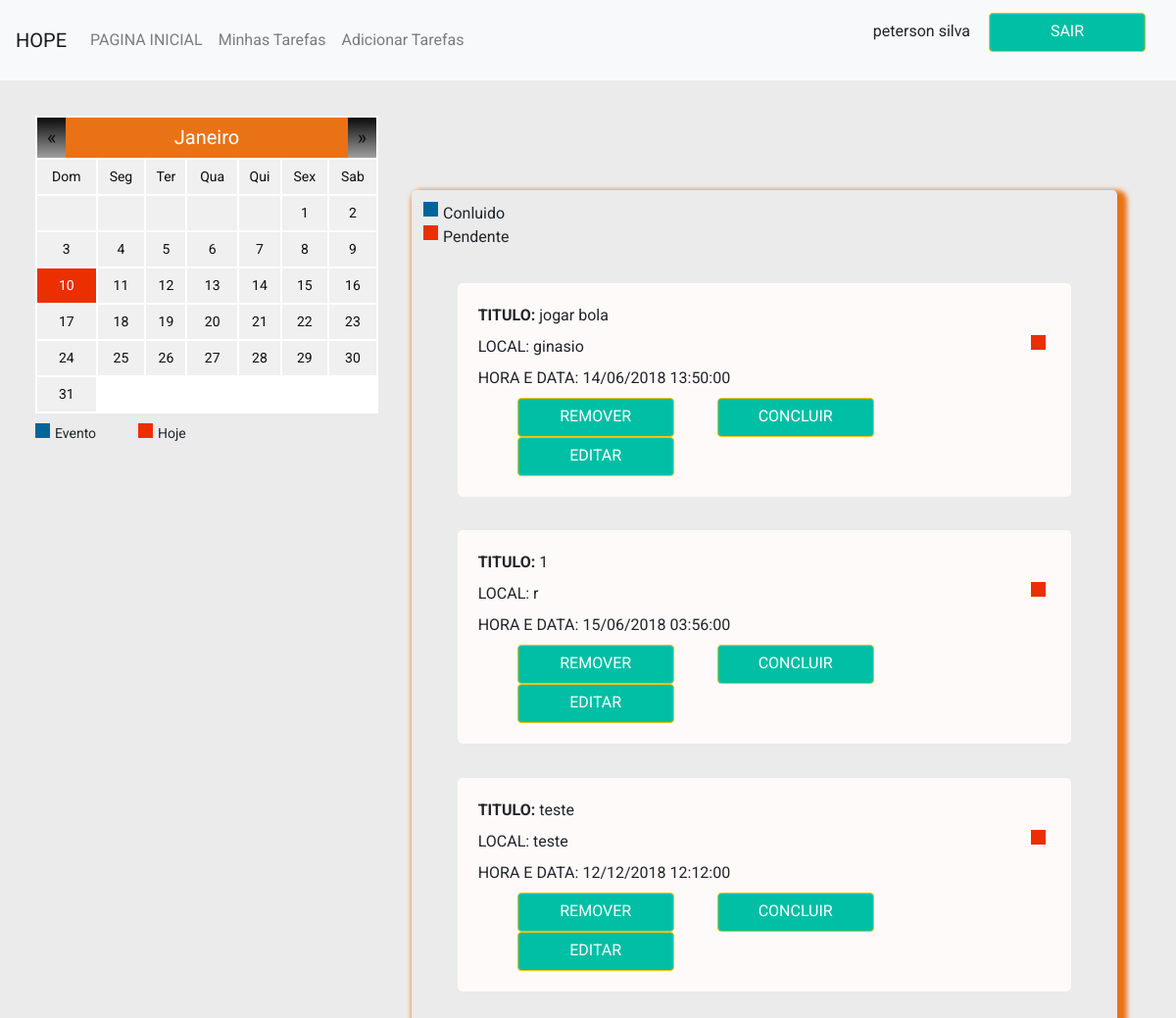
/painel.php (signed in), run on the app's committed database.
### tables this page shows
CREATE TABLE `eventos` (
  `id` int(11) NOT NULL,
  `titulo` varchar(200) NOT NULL,
  `local` varchar(200) NOT NULL,
  `data` date NOT NULL,
  `horario` time NOT NULL,
  `email` varchar(50) NOT NULL,
  `status` varchar(50) NOT NULL
);

### VerificarLogin.php (called while the page is built, shortened)
<?php
	$nome = $_SESSION['nome'];
?>

### tarefas.php (the view, shortened to what this page needs)
<?php
	include_once 'conexao-calendario.php';
	include_once 'VerificarLogin.php';
	$usuario = $_SESSION['email'];
	$sql = "SELECT id, titulo, local, data, horario, status FROM eventos WHERE email = '$usuario' ORDER BY data, horario asc";
	$result = $pdo->query($sql);
	$dados = $result->fetchAll( PDO::FETCH_ASSOC );
	if (count($dados)>0) {
	foreach ($dados as $dado) {
		$title = $dado['titulo'];
		$loc = $dado['local'];
		$date = $dado['data'];
		$hora = $dado['horario'];
		$situacao = $dado['status'];
	?>
		<div class="tarefa">
			<strong><label>TITULO:&nbsp</strong><?php echo $title; ?></label><br />
			<?php
				if ($situacao == 'concluido') {
					echo '<div class="concluido"><span class="blue"></span></div>';
				}else{
					echo '<div class="pendente"><span class="red"></span></div>';
				}
			?>
			<label>LOCAL:&nbsp<?php echo $loc; ?></label><br>
			<label>HORA E DATA:&nbsp<?php echo date("d/m/Y", strtotime($date))."     "; ?><?php echo $hora; ?></label>
			<div>
				<a class="btn btn-warning" href="remover.php?id=<?php echo $dado['id'];?>">REMOVER</a>
				<a class="btn btn-warning" href="concluir.php?id=<?php echo $dado['id']; ?>">CONCLUIR</a>
				<a class="btn btn-warning" href="editar.php?id=<?php echo $dado['id'];?>">EDITAR</a>
			</div>
		</div>
	<?php
	}
	}else{
		echo "NÃO EXISTEM TAREFAS CADASTRADAS";
	}
?>

### painel.php (shortened to what this page needs)
<?php
	include_once('VerificarLogin.php');
	$sobrenome = $_SESSION['sobrenome'];
?>
<!DOCTYPE html>
<html>
	<head>
		<link rel="stylesheet" type="text/css" href="css/estilo.css">
		<link rel="stylesheet" type="text/css" href="css/style.css">
	    <link rel="stylesheet" href="https://stackpath.bootstrapcdn.com/bootstrap/4.1.1/css/bootstrap.min.css">
		<link rel="stylesheet" type="text/css" href="css/animate.css">
	</head>
	<body>
		<nav class="navbar navbar-expand-lg navbar-light bg-light">
		  <a class="navbar-brand" href="index.php">HOPE</a>
		  <div class="collapse navbar-collapse" id="navbarSupportedContent">
			    <ul class="navbar-nav mr-auto">
			        <li class="nav-item">
        				<a class="nav-link" href="index.php">PAGINA INICIAL</a>
      				</li>
			    	<li class="nav-item">
        				<a class="nav-link" href="painel.php">Minhas Tarefas</a>
      				</li>
			     	<li class="nav-item">
        				<a class="nav-link" href="adicionar.php">Adicionar Tarefas</a>
      				</li>
			    </ul>
			    <div id="usuarioLogado">
					<p><?php echo $nome."  "; echo $sobrenome; ?>
					<a href="sair.php" class="btn btn-warning" id="btnlogout"> SAIR</a></p>
				</div>
		  </div>
		</nav>
		<?php
			include_once 'inicial.php';
		?>
		<div id="blocoTarefas">
			     <div class="legends">
         			<span class="legenda"><span class="blue"></span> Conluido</span>
     			</div>
     			<div class="legends">
     				<span class="legenda"><span class="red"></span> Pendente</span>
     			</div>
			<?php
				include_once 'tarefas.php';
			?>
		</div>
	</body>
</html>

### inicial.php (shortened to what this page needs)
<?php
    include 'calendario.php';
    $info = array(
        'tabela' => 'eventos',
        'data' => 'data',
        'titulo' => 'titulo'
    );
?>
<!DOCTYPE HTML>
<html lang="pt-BR">
    <head>
        <link href="css/style.css" rel="stylesheet" type="text/css" />
    </head>
    <body>
    <div class="calendario">
     <?php
         $eventos = montaEventos($info);
         montaCalendario($eventos);
     ?>
     <div class="legends">
         <span class="legenda"><span class="blue"></span> Evento</span>
         <span class="legenda"><span class="red"></span> Hoje</span>
     </div>
    </div>
    </body>
</html>

### calendario.php (shortened to what this page needs)
<?php
    function diasMeses(){
        $retorno = array();
        for($i = 1; $i<=12;$i++){
            $retorno[$i] = cal_days_in_month(CAL_GREGORIAN, $i, date('Y'));
        }
        return $retorno;
    }
    function montaCalendario($eventos = array()){
        $daysWeek = array(
            'Sun',
            'Mon',
            'Tue',
            'Wed',
            'Thu',
            'Fri',
            'Sat'
        );
        $diasSemana = array(
            'Dom',
            'Seg',
            'Ter',
            'Qua',
            'Qui',
            'Sex',
            'Sab'
        );
        $arrayMes = array(
            1 => 'Janeiro',
            2 => 'Fevereiro',
            3 => 'Março',
            4 => 'Abril',
            5 => 'Maio',
            6 => 'Junho',
            7 => 'Julho',
            8 => 'Agosto',
            9 => 'Setembro',
            10 => 'Outubro',
            11 => 'Novembro',
            12 => 'Dezembro'
        );
        $diasMeses = diasMeses();
        $arrayRetorno = array();
        for($i =1; $i <= 12; $i++){
            $arrayRetorno[$i] = array();
            for($n=1; $n<= $diasMeses[$i]; $n++){
                $dayMonth = gregoriantojd($i, $n, date('Y'));
                $weekMonth = substr(jddayofweek($dayMonth, 1),0,3);
                $arrayRetorno[$i][$n] = $weekMonth;
            }
        }
        echo '<a href="#" id="volta">&laquo;</a><a href="#" id="vai">&raquo;</a>';
        echo '<table border="0" width="100%">';
        foreach($arrayMes as $num => $mes){
            echo '<tbody id="mes_'.$num.'" class="mes">';
            echo '<tr class="mes_title"><td colspan="7">'.$mes.'</td></tr>';
            echo '<tr class="dias_title">';
            foreach($diasSemana as $i => $day){
                echo '<td>'.$day.'</td>';
            }
            echo '</tr><tr>';
            $y = 0;
            foreach($arrayRetorno[$num] as $numero => $dia){
                $y++;
                if($numero == 1){
                    $qtd = array_search($dia, $daysWeek);
                    for($i=1; $i<=$qtd; $i++){
                        echo '<td></td>';
                        $y+=1;
                    }
                }
                if(count($eventos) > 0){
                    $month = num($num);
                    $dayNow = num($numero);
                    $date = date('Y').'-'.$month.'-'.$dayNow;
                    if(in_array($date, array_keys($eventos))){
                        $evento = $eventos[$date];
                        $evento['link'] = '';
                        echo '<td class="evento"><a href="'.$evento['link'].'" title="'.$evento['titulo'].'">'.$numero.'</a></td>';
                    }else{
                        echo '<td class="dia_'.$numero.'">'.$numero.'</td>';
                    }
                }else{
                    echo '<td class="dia_'.$numero.'">'.$numero.'</td>';
                }
                if($y == 7){
                    $y=0;
                    echo '</tr><tr>';
                }
            }
            echo '</tr></tbody>';
        }
        echo '</table>';
    }
?>

### css/estilo.css (style rules this page uses)
* { padding: 0px; margin: 0px; font-family: 'Roboto', sans-serif; }
.btn-warning { text-align: center; width: 130px; height: 40px; cursor: pointer; margin-left: 40px; margin-right: 0px; font-size: 16px; border: 0; background-color: #00bfa5 !important; color: white !important; border-radius: 10px; }
#btnlogout { text-align: center; text-decoration: none; color: white; margin: 5px 15px; }
.btn { width: 160px; }
#blocoTarefas { margin-right: 5%; margin-left: 5%; margin-top: -22%; box-shadow: 5px 5px 5px 5px #EA7216; border-radius: 5px; float: right; width: 60%; padding: 1%; }
.tarefa { margin: 5%; background-color: #fffafa; padding: 3%; border-radius: 5px; }
.pendente { float: right; }

### css/style.css (style rules this page uses)
* { margin:0; padding:0; }
body { background:#ebebeb; }
.calendario { margin: 3%; width: 350px; background:white; font-size: 14px; text-align:center; position:relative; }
.calendario table { width:100%; }
.calendario .mes { display:none; }
.calendario td { padding:2%; background:#f0f0f0; color:#0E0E0E; }
.calendario td.atual { background:#EC2F00; color:white; }
.calendario .mes_title { font-size: 20px; }
.calendario .mes_title td { background:#EA7216; padding:5px; padding-bottom: 6px; color:white; }
.calendario #volta, .calendario #vai { padding:0 10px; font-size: 20px; text-decoration:none; background:linear-gradient(to bottom, #090909, #ccc 130%); line-height: 205%; margin:3px; position:absolute; color:#0E0E0E; }
.calendario #volta { left:-1px; top:-1px; }
.calendario #vai { right:-1px; top:-1px; }
table { border-collapse: separate; border-spacing: 2; }
.blue, .red { float:left; width:15px; height:15px; margin-right:5px; }
.blue { background:#069; }
.red { background:#EC2F00; }
.calendario .legends { float:left; width:100%; margin-top:10px; text-align:left; }
.calendario .legends .legenda { float:left; width:30%; }

### data on the page
eventos: titulo "jogar bola", status "pendente" (drawn), local "ginasio", data "14/06/2018", horario "13:50:00"
eventos: titulo "1", status "pendente" (drawn), local "r", data "15/06/2018", horario "03:56:00"
eventos: titulo "teste", status "pendente" (drawn), local "teste", data "12/12/2018", horario "12:12:00"

### other printed values
$nome "peterson"
$sobrenome "silva"
$mes "Janeiro"
$day "Dom"
$day "Seg"
$day "Ter"
$day "Qua"
$day "Qui"
$day "Sex"
$day "Sab"
$numero "1"
$numero "2"
$numero "3"
$numero "4"
$numero "5"
